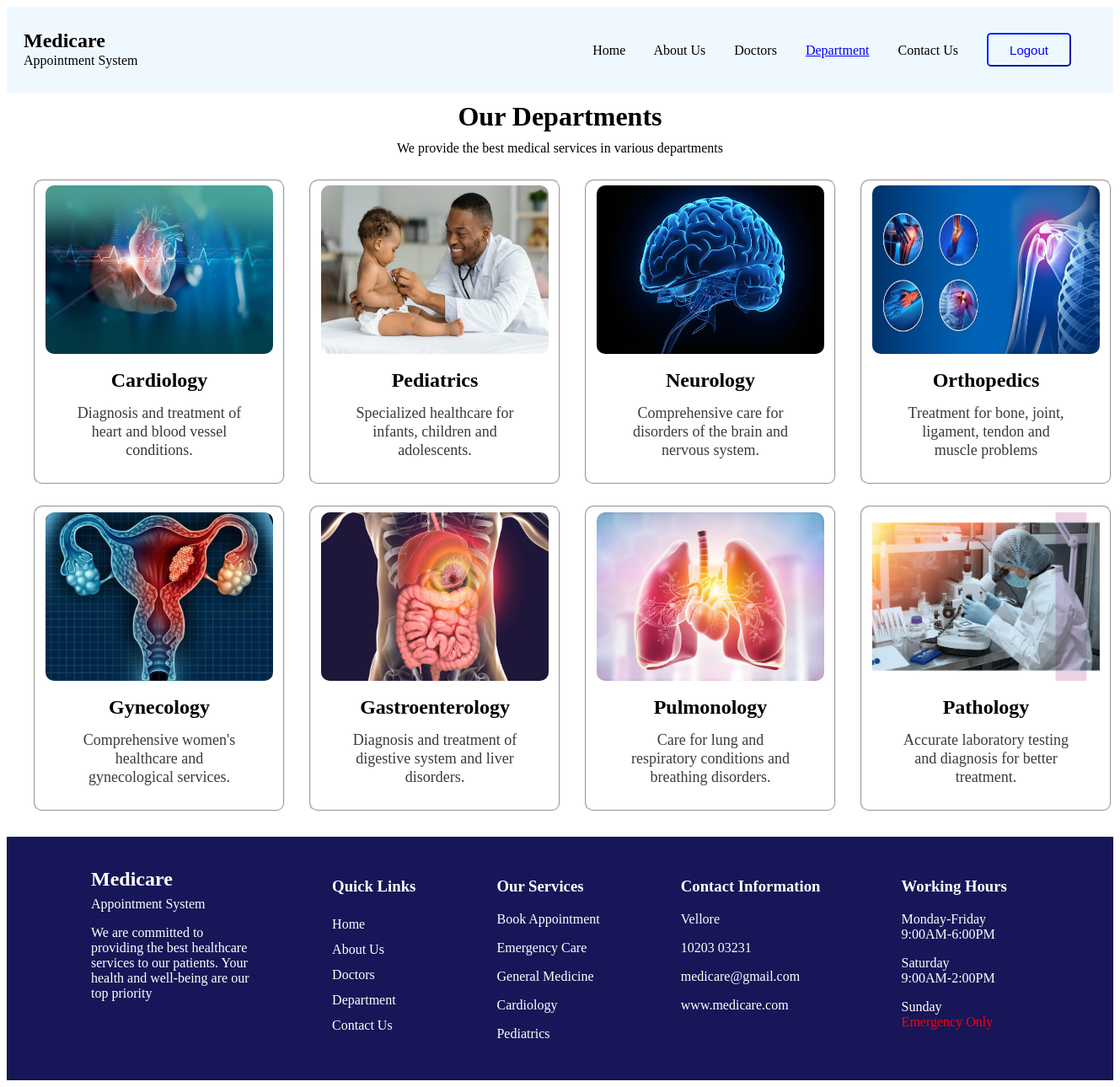
Screenshot of /department (signed in) with the database file from the repository.
### app/models.py (models this page shows)
class Department(models.Model):
    department_name=models.CharField(max_length=100)
    image=models.ImageField(upload_to='department')
    description=models.TextField()

### app/views.py (the view)
# urls.py: path('department',views.department_page,name='department'),
@login_required
def department_page(request):
    item=Department.objects.all()
    return render (request,'department.html',{'item':item})

### app/templates/department.html
{% extends 'base.html' %}
{% load static %}
{% block body %}
<link rel="stylesheet" href="{% static 'css/department.css' %}">
<center>
    <h1>Our Departments</h1>
    <p>We provide the best medical services in various departments</p>
</center>
<section>
    {% for i in item %}
    <fieldset>
        <img src="{{i.image.url}}" alt="">
        <center>
            <h2>{{i.department_name}}</h2>
            <p>{{i.description}}</p>
        </center>
    </fieldset>
    {% endfor %}
</section>
{% endblock %}

### static/css/department.css (style rules this page uses)
center { line-height: 15px; }
section { display: grid; grid-template-columns: repeat(4, 1fr); gap: 25px; align-items: center; margin: 20px; padding: 10px; }
fieldset { align-items: center; border-radius: 10px; width: 270px; }
fieldset img { width: 270px; height: 200px; border-radius: 10px; align-items: center; }
fieldset p { color: rgb(63, 57, 57); line-height: 22px; width: 200px; font-size: 18px; }

### rows the page displays
Department: image (picture), department_name "Cardiology", description "Diagnosis and treatment of heart and blood vessel conditions."
Department: image (picture), department_name "Pediatrics", description "Specialized healthcare for infants, children and adolescents."
Department: image (picture), department_name "Neurology", description "Comprehensive care for disorders of the brain and nervous system."
Department: image (picture), department_name "Orthopedics", description "Treatment for bone, joint, ligament, tendon and muscle problems"
Department: image (picture), department_name "Gynecology", description "Comprehensive women's healthcare and gynecological services."
Department: image (picture), department_name "Gastroenterology", description "Diagnosis and treatment of digestive system and liver disorders."
Department: image (picture), department_name "Pulmonology", description "Care for lung and respiratory conditions and breathing disorders."
Department: image (picture), department_name "Pathology", description "Accurate laboratory testing and diagnosis for better treatment."
